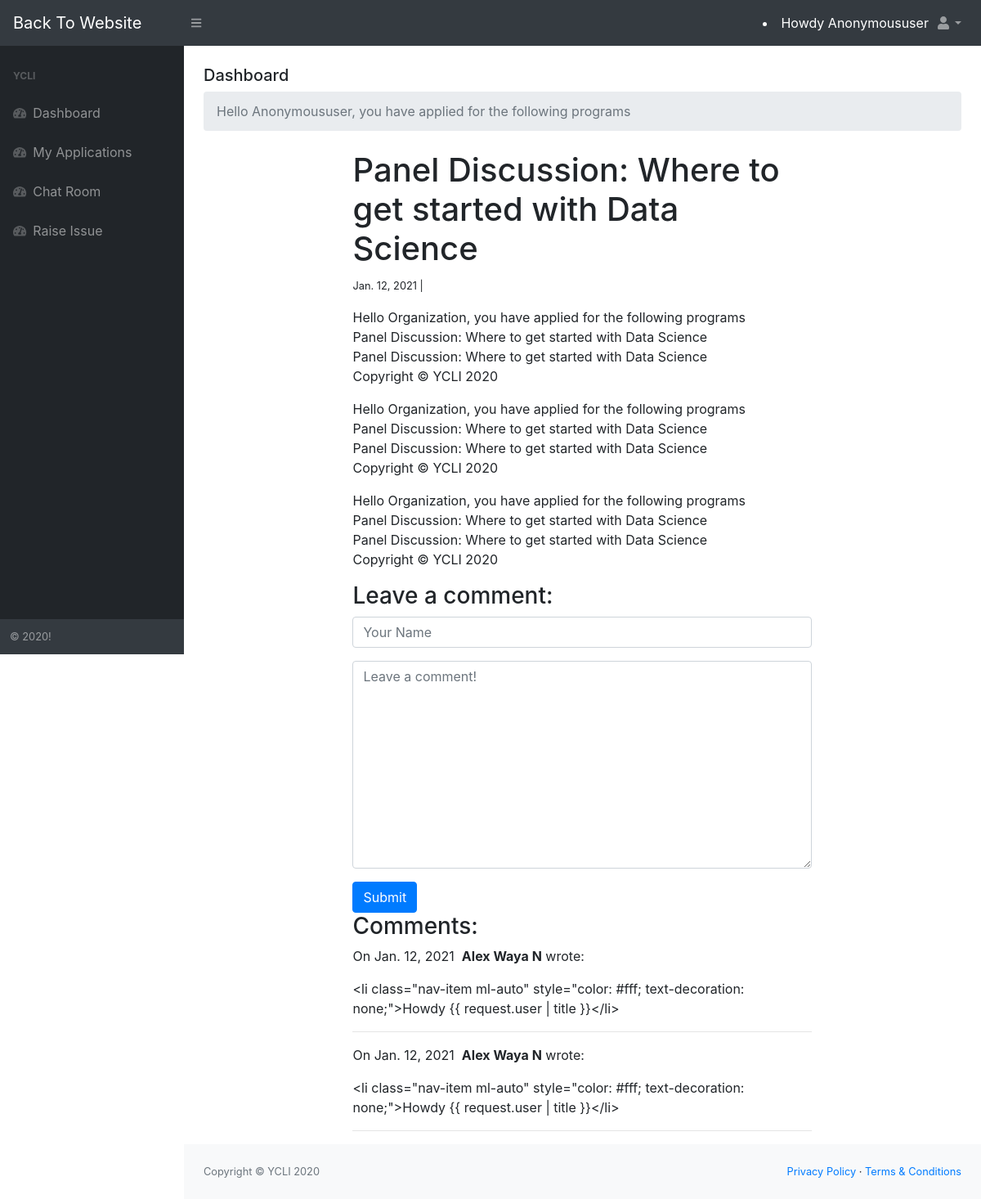
/dashboard/chatroom/1/, run on the app's committed database.
### chatroom/models.py (models this page shows)
class Chat(models.Model):
    title = models.CharField(max_length=255)
    body = models.TextField()
    created_on = models.DateTimeField(auto_now_add=True)
    last_modified = models.DateTimeField(auto_now=True)
    categories = models.ManyToManyField('Category', related_name='posts')

class Comment(models.Model):
    author = models.CharField(max_length=60)
    body = models.TextField()
    created_on = models.DateTimeField(auto_now_add=True)
    post = models.ForeignKey('Chat', on_delete=models.CASCADE)

### chatroom/views.py (the view, shortened to what this page needs)
# urls.py: path("<int:pk>/", views.chat_detail, name="chat_detail"),
def chat_detail(request, pk):
    post = Chat.objects.get(pk=pk)
    form = CommentForm()
    comments = Comment.objects.filter(post=post)
    context = {
        "post": post,
        "comments": comments,
        "form": form,
    }
    return render(request, "chatroom/chat_detail.html", context)

### chatroom/forms.py
class CommentForm(forms.Form):
    author = forms.CharField(
        max_length=60,
        widget=forms.TextInput(attrs={
            "class": "form-control",
            "placeholder": "Your Name"
        })
    )
    body = forms.CharField(widget=forms.Textarea(
        attrs={
            "class": "form-control",
            "placeholder": "Leave a comment!"
        })
    )

### chatroom/templates/chatroom/chat_detail.html (shortened to what this page needs)
{% extends 'accounts/dashboard.html' %}
{% block dashboard_content %}
{% load static %}
<div class="container-fluid">
    <h5 class="mt-4">Dashboard</h5>
    <ol class="breadcrumb mb-4">
        <li class="breadcrumb-item active">Hello {{ request.user | title }}, you have applied for the following programs</li>
    </ol>
    <div class="container">
        <div class="col-md-8 offset-md-2">
            <h1>{{ post.title }}</h1>
            <small>
                {{ post.created_on.date }} |&nbsp;
            </small>
            <p>{{ post.body | linebreaks }}</p>
            <h3>Leave a comment:</h3>
            <form action="/dashboard/chatroom/{{ post.pk }}/" method="post">
                <div class="form-group">
                    {{ form.author }}
                </div>
                <div class="form-group">
                    {{ form.body }}
                </div>
                <button type="submit" class="btn btn-primary">Submit</button>
            </form>
            <h3>Comments:</h3>
            {% for comment in comments %}
            <p>
                On {{comment.created_on.date }}&nbsp;
                <b>{{ comment.author }}</b> wrote:
            </p>
            <p>{{ comment.body }}</p>
            <hr>
            {% endfor %}
        </div>
    </div>
</div>
{% endblock %}

### data on the page
Chat: title "Panel Discussion: Where to get started with Data Science", created_on "Jan. 12, 2021", body "Hello Organization, you have applied for the following programs Panel Discussion: Where to get started with Data Science Panel Discussion: Where to get started with Data Science Copyright © YCLI 2020 Hello Organization, you have applied for the following programs Panel Discussion: Where to get started with Data Science Panel Discussion: Where to get started with Data Science Copyright © YCLI 2020 Hello Organization, you have applied for the following programs Panel Discussion: Where to get started with Data Science Panel Discussion: Where to get started with Data Science Copyright © YCLI 2020"
Comment: created_on "Jan. 12, 2021", author "Alex Waya N", body "<li class=\"nav-item ml-auto\" style=\"color: #fff; text-decoration: none;\">Howdy {{ request.user | title }}</li>"
Comment: created_on "Jan. 12, 2021", author "Alex Waya N", body "<li class=\"nav-item ml-auto\" style=\"color: #fff; text-decoration: none;\">Howdy {{ request.user | title }}</li>"

### other printed values
{{ request.user | title }} "Anonymoususer"
